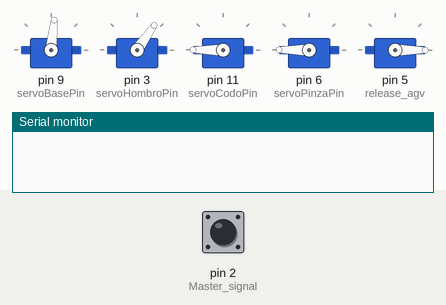
Recording of a sketch running on a simulated Arduino Mega 2560, built with avr-gcc and run on an emulated ATmega2560. On the bench: 5 × servo, the last lines printed to the serial monitor. The inputs (shaded band) are chosen by the test bench; at power-on: pin 2 (Master_signal) LOW.

Above: at 6.7 s.
6.8 s: pin 2 (Master_signal) driven HIGH
9.0 s: pin 2 (Master_signal) driven LOW
10.5 s: pin 2 (Master_signal) pulsed HIGH 5 times (0.12 s each, 0.3 s apart)
At 18.0 s:
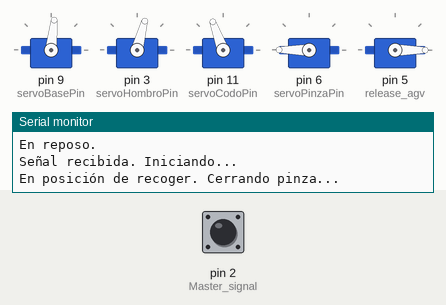
At 23.6 s:
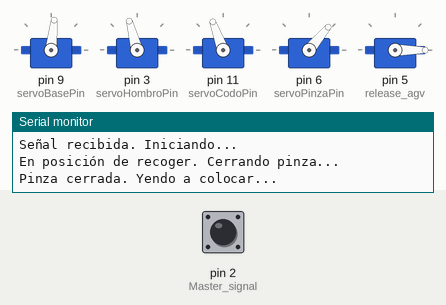
Timing chart, 0 to 31.8 s (numbered marks = the images above; inputs shaded):
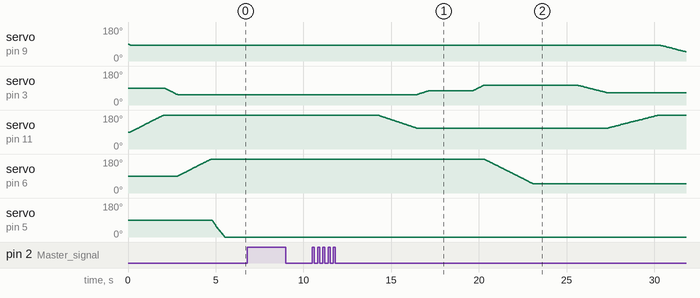

Measured:
- after the input at 10.5 s, servo on pin 9 (servoBasePin): moves from 84° to 49° over 1.4 s, starting after 19.8 s; servo on pin 3 (servoHombroPin): rises from 55° to 105° in 3.8 s, then falls to 65° in 7.0 s; servo on pin 6 (servoPinzaPin): moves from 180° to 50° over 2.8 s, starting after 9.8 s

The sketch:

Station1_Slave.ino
```cpp
#include <VarSpeedServo.h>

VarSpeedServo servoBase, servoHombro, servoCodo, servoPinza, servoAGV;

const int Master_signal = 2;
const int release_agv   = 5;

const int servoBasePin   = 9;
const int servoHombroPin = 3;
const int servoCodoPin   = 11;
const int servoPinzaPin  = 6;

// ── NUEVO estado añadido ─────────────────────────────────────
// EMERGENCIA_FREEZE: el brazo se detiene en la posición actual y
// espera a que el Master baje la señal (REARME) antes de volver
// a posición de reposo. No se añade ningún GPIO nuevo; se reutiliza
// Master_signal con el siguiente protocolo:
//   - Pulso HIGH ≤ 500 ms → orden de inicio (igual que antes)
//   - HIGH sostenido > EMERGENCY_THRESHOLD ms → emergencia: freeze
//   - Flanco de bajada (HIGH→LOW) estando frozen → ir a reposo
enum BrazoEstado {
  REPOSO,
  YENDO_A_RECOGER,
  CERRANDO_PINZA,
  YENDO_A_COLOCAR,
  ABRIENDO_PINZA,
  VOLVIENDO_A_REPOSO,
  ESPERANDO,
  EMERGENCIA_FREEZE    // ← NUEVO
};

BrazoEstado estadoActual    = REPOSO;
BrazoEstado estadoSiguiente = REPOSO;

const int posReposo[4]      = {84,  55, 180,  180};
const int posRecoger[4]     = {84, 75, 110,  180};
const int posCerrarPinza[4] = {84, 105, 110,   50};
const int posGetOut[4]      = {0,   65, 180,   50};
const int posColocar[4]     = {0,   80, 150,   50};

unsigned long tiempoAnterior  = 0;
unsigned long t_release_agv   = 0;
unsigned long t_return_agv    = 0;
const unsigned long delay_release        = 2000;
const unsigned long delay_return         = 6000;
const unsigned long tiempoEsperaPinza   = 800;
const unsigned long tiempoEntreEstados  = 2500;

// ── Umbral para distinguir pulso de inicio vs. emergencia ────
// El pulso de inicio dura 500 ms; cualquier HIGH que supere este
// umbral se interpreta como emergencia sostenida del Master.
const unsigned long EMERGENCY_THRESHOLD = 700;

bool senalRecibida        = false;
bool prevSenalRecibida    = false;   // ← NUEVO: detección de flancos
unsigned long tSignalHigh = 0;       // ← NUEVO: marca el flanco de subida
bool servosDetenidos      = false;
bool pinzaDetenida        = false;
bool tiempoEsperaCumplido = false;
bool tiempoEstadoCumplido = false;
bool estado_cambiado      = false;
bool pending_release_agv  = false;
bool pending_return_agv   = false;
bool emergencyRecovery    = false;   // ← NUEVO: omite release AGV al recuperar

void readInputs() {
  senalRecibida = digitalRead(Master_signal) == HIGH;

  // ── Detección de flanco de subida para timestamp ─────────
  if (senalRecibida && !prevSenalRecibida) {
    tSignalHigh = millis();          // registrar cuándo subió la señal
  }
  prevSenalRecibida = senalRecibida;
  // ─────────────────────────────────────────────────────────

  servosDetenidos      = !servoBase.isMoving() && !servoHombro.isMoving() && !servoCodo.isMoving();
  pinzaDetenida        = !servoPinza.isMoving();
  tiempoEsperaCumplido = millis() - tiempoAnterior >= tiempoEsperaPinza;
  tiempoEstadoCumplido = millis() - tiempoAnterior >= tiempoEntreEstados;
}

void irAlSiguienteEstado(BrazoEstado siguiente) {
  estadoSiguiente = siguiente;
  estadoActual    = ESPERANDO;
  tiempoAnterior  = millis();
}

void updateStates() {

  // ── PRIORIDAD 1: Detectar emergencia (HIGH sostenido) ────────
  // Se activa en cualquier estado activo (no REPOSO, no ya frozen).
  // El estado REPOSO queda excluido porque ahí HIGH = inicio normal,
  // y si persiste, la máquina pasa a ESPERANDO donde sí se detecta.
  if (senalRecibida &&
      millis() - tSignalHigh >= EMERGENCY_THRESHOLD &&
      estadoActual != EMERGENCIA_FREEZE &&
      estadoActual != REPOSO) {

    servoBase.stop();
    servoHombro.stop();
    servoCodo.stop();
    servoPinza.stop();
    pending_release_agv = false;    // cancelar AGV pendiente
    pending_return_agv  = false;
    emergencyRecovery   = true;     // no relanzar AGV al recuperar
    estadoActual        = EMERGENCIA_FREEZE;
    estado_cambiado     = true;
    Serial.println("FREEZE: detenido. Esperando REARME del Master...");
    return;
  }

  // ── PRIORIDAD 2: Detectar REARME (flanco de bajada) ─────────
  // Solo mientras está frozen. El Master baja la señal al rearmar.
  if (!senalRecibida && estadoActual == EMERGENCIA_FREEZE) {
    Serial.println("REARME recibido. Volviendo a reposo...");
    estadoActual    = VOLVIENDO_A_REPOSO;
    estado_cambiado = true;
    return;
  }

  // ── Máquina de estados normal ────────────────────────────────
  switch (estadoActual) {

    case REPOSO:
      if (senalRecibida) {
        Serial.println("Señal recibida. Iniciando...");
        irAlSiguienteEstado(YENDO_A_RECOGER);
      }
      break;

    case YENDO_A_RECOGER:
      if (servosDetenidos) {
        Serial.println("En posición de recoger. Cerrando pinza...");
        irAlSiguienteEstado(CERRANDO_PINZA);
      }
      break;

    case CERRANDO_PINZA:
      if (tiempoEsperaCumplido && pinzaDetenida) {
        Serial.println("Pinza cerrada. Yendo a colocar...");
        irAlSiguienteEstado(YENDO_A_COLOCAR);
      }
      break;

    case YENDO_A_COLOCAR:
      if (servosDetenidos) {
        Serial.println("En posición de colocar. Abriendo pinza...");
        irAlSiguienteEstado(ABRIENDO_PINZA);
      }
      break;

    case ABRIENDO_PINZA:
      if (tiempoEsperaCumplido && pinzaDetenida) {
        Serial.println("Pinza abierta. Volviendo a reposo...");
        irAlSiguienteEstado(VOLVIENDO_A_REPOSO);
      }
      break;

    case VOLVIENDO_A_REPOSO:
      if (servosDetenidos) {
        Serial.println("En reposo.");
        if (!emergencyRecovery) {
          // Ciclo normal: liberar AGV
          pending_release_agv = true;
          t_release_agv       = millis();
        }
        emergencyRecovery = false;   // limpiar flag en cualquier caso
        irAlSiguienteEstado(REPOSO);
      }
      break;

    case ESPERANDO:
      if (tiempoEstadoCumplido) {
        estadoActual    = estadoSiguiente;
        tiempoAnterior  = millis();
        estado_cambiado = true;
        servosDetenidos = false;
      }
      break;

    case EMERGENCIA_FREEZE:
      // Espera pasiva: nada que hacer aquí.
      // La salida de este estado la maneja PRIORIDAD 2 arriba.
      break;
  }

  if (pending_release_agv && millis() - t_release_agv >= delay_release) {
    pending_release_agv = false;
    Serial.println("AGV moving out");
    servoAGV.write(90);
    pending_return_agv = true;
    t_return_agv       = millis();
  }
  if (pending_return_agv && millis() - t_return_agv >= delay_return) {
    pending_return_agv = false;
    servoAGV.write(0);
    Serial.println("AGV has moved out");
  }
}

void updateOutputs() {
  if (!estado_cambiado) return;
  estado_cambiado = false;

  switch (estadoActual) {

    case REPOSO:
      break;

    case YENDO_A_RECOGER:
      servoCodo.write(posRecoger[2],   20, true);
      servoHombro.write(posRecoger[1], 20, true);
      servoPinza.write(posRecoger[3],  40, true);
      break;

    case CERRANDO_PINZA:
      servoHombro.write(posCerrarPinza[1], 30, true);
      servoPinza.write(posCerrarPinza[3], 30, true);
      break;

    case YENDO_A_COLOCAR:
      servoHombro.write(posGetOut[1], 15, true);
      servoCodo.write(posGetOut[2],   15, true);
      servoBase.write(posColocar[0],   15, true);
      break;

    case ABRIENDO_PINZA:
      servoHombro.write(posColocar[1], 40, true);
      servoCodo.write(posColocar[2], 40, true);
      servoPinza.write(posReposo[3], 40, true);
      servoCodo.write(posReposo[2],   40, true);

      break;

    case VOLVIENDO_A_REPOSO:
      servoBase.write(posReposo[0],   50, true);
      servoHombro.write(posReposo[1], 50, true);
      servoCodo.write(posReposo[2],   50, true);
      break;

    case EMERGENCIA_FREEZE:
      // Los servos ya fueron detenidos con .stop() en updateStates().
      // No se envía ningún movimiento nuevo: el brazo queda congelado
      // en la posición que tenía al momento del STOP.
      break;

    case ESPERANDO:
      break;
  }
}

void setup() {
  Serial.begin(9600);
  pinMode(Master_signal, INPUT);

  servoBase.attach(servoBasePin);
  servoHombro.attach(servoHombroPin);
  servoCodo.attach(servoCodoPin);
  servoPinza.attach(servoPinzaPin);
  servoAGV.attach(release_agv);

  servoBase.write(posReposo[0],   30, true);
  servoCodo.write(posReposo[2],   30, true);
  servoHombro.write(posReposo[1], 30, true);
  servoPinza.write(posReposo[3],  30, true);
  servoAGV.write(0, 80, true);
}

void loop() {
  readInputs();
  updateStates();
  updateOutputs();
  delay(10);
}
```
